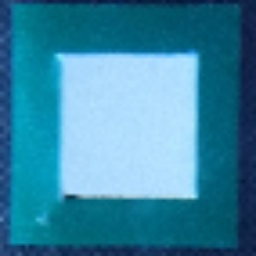
#> input picture Result_Samsung/samsung_cover/NO2/3p8Kr_ngochanpham274@gmail.com_2024-11-29 11_12_03_NO2_0.06ppm_003_samsung test_10.8768629_106.6782381.jpg, 256 x 256 px, given as the content of the folder ./temp/, which was not available
$ jupyter execute Samsung.ipynb   (text cells are left out)
#> lines starting #> are read from the running program, lines starting #| are printed output that depends on the picture; after the words box and inside, x2 and y2 are one past the last pixel; in counts of white or black regions, pixels touching at a corner belong together; pictures that were not available may be replaced by others from this repository, and a replacement may not be noted
[cell 1]
import os
import numpy as np
from PIL import Image, ImageDraw
from scipy.ndimage import label, find_objects
from collections import Counter

def find_color_blocks(image, margin=10):
    """
    Identifies all bounding boxes of color blocks in the image.
    Arguments:
    - image: PIL Image object
    - margin: Extra margin around the detected color block
    Returns:
    - List of bounding boxes (x_min, y_min, x_max, y_max)
    """
    img = image.convert("RGB")
    img_data = np.array(img)
    width, height = img.size

    # Define color threshold (greenish range)
    min_r, max_r, min_g, max_g, min_b, max_b = 0, 255, 100, 255, 100, 255
    mask = (
        (img_data[:, :, 0] >= min_r) & (img_data[:, :, 0] <= max_r) &
        (img_data[:, :, 1] >= min_g) & (img_data[:, :, 1] <= max_g) &
        (img_data[:, :, 2] >= min_b) & (img_data[:, :, 2] <= max_b)
    )

    # Find connected components
    from scipy.ndimage import label, find_objects
    labeled, num_features = label(mask)
    slices = find_objects(labeled)

    bounding_boxes = []
    for s in slices:
        x_min, x_max = s[1].start, s[1].stop
        y_min, y_max = s[0].start, s[0].stop
        bounding_boxes.append((x_min, y_min, x_max, y_max))

    return bounding_boxes

def find_closest_to_center(image, bounding_boxes):
    """
    Finds the bounding box closest to the center of the image.
    Arguments:
    - image: PIL Image object
    - bounding_boxes: List of bounding boxes (x_min, y_min, x_max, y_max)
    Returns:
    - Closest bounding box to the center
    """
    width, height = image.size
    center_x, center_y = width // 2, height // 2

    def distance_to_center(box):
        x_min, y_min, x_max, y_max = box
        box_center_x = (x_min + x_max) // 2
        box_center_y = (y_min + y_max) // 2
        return ((box_center_x - center_x) ** 2 + (box_center_y - center_y) ** 2) ** 0.5

    closest_box = min(bounding_boxes, key=distance_to_center)
    return closest_box

def analyze_common_size(bounding_boxes):
    """
    Phân tích kích thước phổ biến nhất của các bounding box.
    Arguments:
    - bounding_boxes: List các bounding box (x_min, y_min, x_max, y_max)
    Returns:
    - Kích thước phổ biến nhất (width, height)
    """
    sizes = [(x_max - x_min, y_max - y_min) for x_min, y_min, x_max, y_max in bounding_boxes]
    size_counts = Counter(sizes)
    most_common_size = size_counts.most_common(1)[0][0]  # Lấy kích thước phổ biến nhất
    return most_common_size

def adjust_to_common_size_with_fixed_right(box, common_size):
    """
    Điều chỉnh bounding box về kích thước phổ biến, giữ nguyên cạnh bên phải.
    Arguments:
    - box: Bounding box hiện tại (x_min, y_min, x_max, y_max)
    - common_size: Kích thước phổ biến (width, height)
    Returns:
    - Bounding box đã điều chỉnh
    """
    x_min, y_min, x_max, y_max = box
    current_width = x_max - x_min
    current_height = y_max - y_min
    target_width, target_height = common_size

    # Điều chỉnh cạnh trái và cạnh trên sao cho kích thước khớp
    new_x_min = max(0, x_max - target_width)  # Giữ nguyên cạnh phải, thay đổi cạnh trái
    new_y_min = max(0, y_min)  # Cạnh trên cố định
    new_y_max = new_y_min + target_height  # Điều chỉnh cạnh dưới

    return new_x_min, new_y_min, x_max, new_y_max

def process_images_with_adjusted_closest_box(input_folder, output_folder, resize_size=(256, 256)):
    """
    Process all images, tìm kích thước phổ biến nhất của closest_box
    và tinh chỉnh bounding box gần trung tâm về kích thước đó.
    """
#> called with input_folder = './temp/', output_folder = './NO2/', resize_size = (256, 256)
    if not os.path.exists(output_folder):
        os.makedirs(output_folder)

    all_closest_boxes = []

    # Bước 1: Thu thập tất cả closest_box từ các ảnh
    for filename in os.listdir(input_folder):
        if filename.lower().endswith(('.png', '.jpg', '.jpeg', '.bmp', '.tif', '.tiff')):
            input_path = os.path.join(input_folder, filename)
            image = Image.open(input_path)
#> image is the input picture: PIL image 256x256 RGB; mean R, G, B 56.7, 133.9, 163.8
            bounding_boxes = find_color_blocks(image)
#> in find_color_blocks, `mask = ( (img_data[:, :, 0] >= min_r) & (img_data[:, :, 0] <= max_r) &..`:
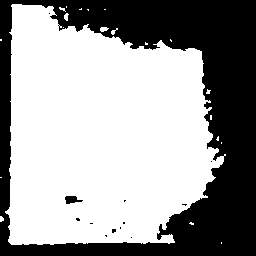
#> mask: shape (256, 256) bool; 61.5% white; 13 black regions (11 under 20 px), largest, box (x1, y1, x2, y2) and area: (0, 0, 256, 256) 25104, (65, 196, 83, 204) 92
#> in find_color_blocks, `labeled, num_features = label(mask)`:
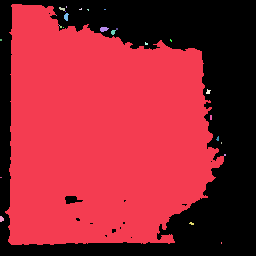
#> labeled: shape (256, 256) int32; 28 distinct labels, from 0 to 27; one colour per label, 0 black
#> in find_color_blocks, `labeled, num_features = label(mask)`: num_features = 27
#> in find_color_blocks, `slices = find_objects(labeled)`: slices = 27 items
#> the loop in find_color_blocks, `for s in slices:` made 27 passes
#> (x_min, x_max, y_min, y_max) on passes 1 to 12: (5, 224, 4, 245), (66, 67, 6, 8), (59, 65, 7, 11), (79, 82, 8, 10), (87, 89, 9, 11), (104, 106, 9, 10), (65, 66, 11, 12), (64, 69, 13, 21), (56, 57, 15, 16), (59, 60, 25, 26), (60, 62, 26, 28), (63, 64, 27, 28)
#> after the loop in find_color_blocks, `for s in slices:`: bounding_boxes = 27 items, first 6: (5, 4, 224, 245), (66, 6, 67, 8), (59, 7, 65, 11), (79, 8, 82, 10), (87, 9, 89, 11), (104, 9, 106, 10)
            if bounding_boxes:
                closest_box = find_closest_to_center(image, bounding_boxes)
#> in find_closest_to_center, `closest_box = min(bounding_boxes, key=distance_to_center)`: closest_box = (5, 4, 224, 245)
#> closest_box = (5, 4, 224, 245)
                all_closest_boxes.append(closest_box)

    # Bước 2: Xác định kích thước phổ biến nhất của closest_box
    if not all_closest_boxes:
        print("Không tìm thấy bounding box nào.")
        return
    common_size = analyze_common_size(all_closest_boxes)
#> in analyze_common_size, `sizes = [(x_max - x_min, y_max - y_min) for x_min, y_min, x_max, y_max..`: sizes = [(219, 241)]
#> in analyze_common_size, `size_counts = Counter(sizes)`: size_counts = {(219, 241): 1}
#> in analyze_common_size, `most_common_size = size_counts.most_common(1)[0][0]`: most_common_size = (219, 241)
#> common_size = (219, 241)
    print(f"Kích thước phổ biến nhất của closest_box: {common_size}")
#| Kích thước phổ biến nhất của closest_box: (219, 241)

    # Bước 3: Tinh chỉnh closest_box theo kích thước phổ biến
    for filename in os.listdir(input_folder):
        if filename.lower().endswith(('.png', '.jpg', '.jpeg', '.bmp', '.tif', '.tiff')):
            input_path = os.path.join(input_folder, filename)
            image = Image.open(input_path)

            bounding_boxes = find_color_blocks(image)
#> the loop in find_color_blocks (call 2), `for s in slices:` made 27 passes
            if bounding_boxes:
                closest_box = find_closest_to_center(image, bounding_boxes)

                # Điều chỉnh closest_box về kích thước phổ biến
                adjusted_closest_box = adjust_to_common_size_with_fixed_right(closest_box, common_size)
#> in adjust_to_common_size_with_fixed_right, `x_min, y_min, x_max, y_max = box`: x_min = 5; y_min = 4; x_max = 224; y_max = 245
#> in adjust_to_common_size_with_fixed_right, `current_width = x_max - x_min`: current_width = 219
#> in adjust_to_common_size_with_fixed_right, `current_height = y_max - y_min`: current_height = 241
#> in adjust_to_common_size_with_fixed_right, `target_width, target_height = common_size`: target_width = 219; target_height = 241
#> in adjust_to_common_size_with_fixed_right, `new_x_min = max(0, x_max - target_width)`: new_x_min = 5
#> in adjust_to_common_size_with_fixed_right, `new_y_min = max(0, y_min)`: new_y_min = 4
#> in adjust_to_common_size_with_fixed_right, `new_y_max = new_y_min + target_height`: new_y_max = 245
#> adjusted_closest_box = (5, 4, 224, 245)

                # Vẽ và lưu ảnh kết quả
                cropped_image = image.crop(adjusted_closest_box)
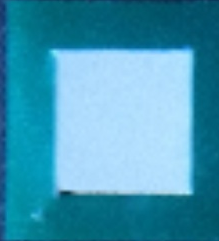
#> cropped_image: PIL image 219x241 RGB; mean R, G, B 66.7, 152.1, 180.9

                # Resize ảnh đã cắt thành 256x256
                resized_image = cropped_image.resize(resize_size)
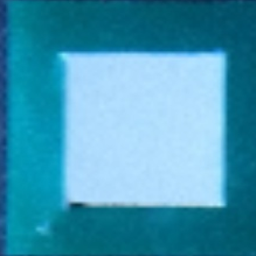
#> resized_image: PIL image 256x256 RGB; mean R, G, B 66.7, 152.1, 180.9

                # Lưu ảnh kết quả
                output_path = os.path.join(output_folder, filename)
                resized_image.save(output_path)
                print(f"Processed and saved: {output_path}")
            else:
                print(f"No color block found in: {filename}")

# Example usage:
input_folder = './temp/'  # Replace with the path to your input folder
output_folder = './NO2/'  # Replace with the path to your output folder
process_images_with_adjusted_closest_box(input_folder, output_folder)
